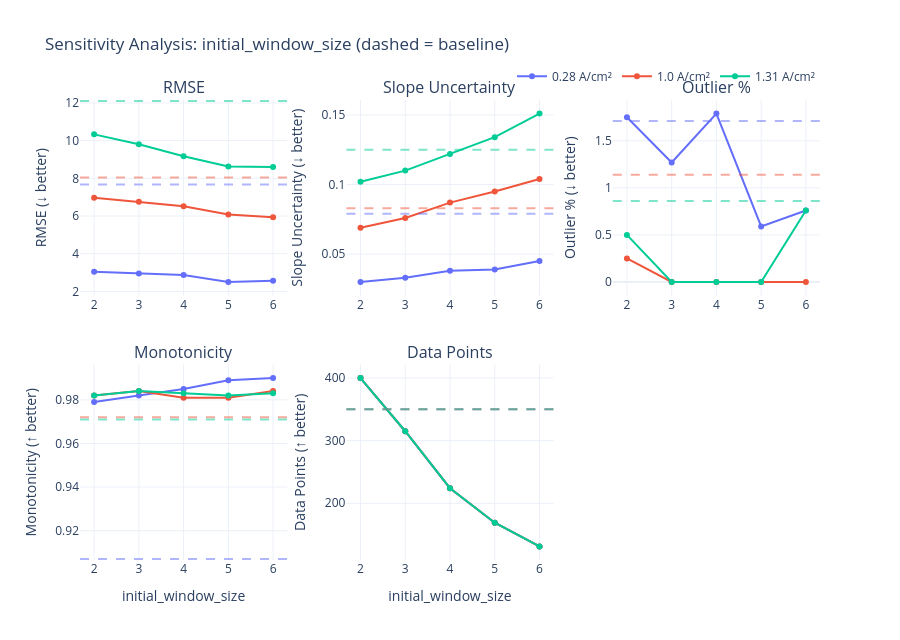
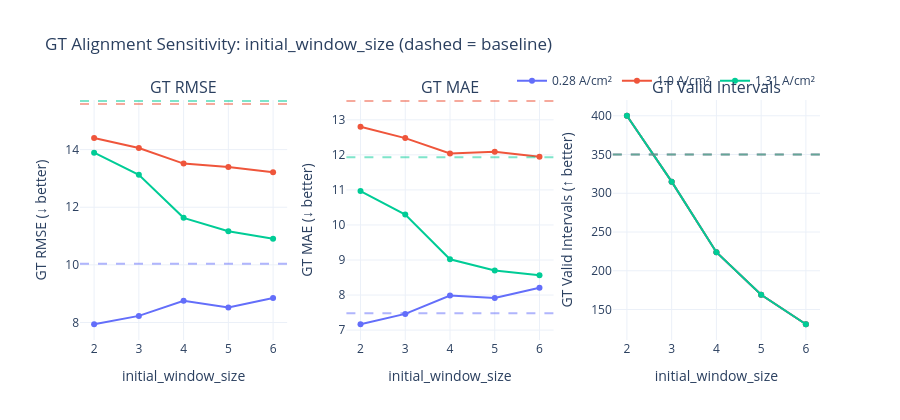

The notebook cell saved with these charts, in order:
### Code cell
# =============================================================================
# Cell 8: Plot helper + initial_window_size plots
# =============================================================================

def plot_sensitivity_results(df, param_name, baseline_metrics, title_suffix=""):
    """Plot one-parameter sensitivity results for core stability metrics."""
    metrics_to_plot = [
        ("RMSE (mV)", "RMSE", "lower"),
        ("Slope Sigma (uV/h)", "Slope Uncertainty", "lower"),
        ("Outlier (%)", "Outlier %", "lower"),
        ("Mono (Rank) [0-1]", "Monotonicity", "higher"),
        ("Data Points (n)", "Data Points", "higher"),
    ]

    fig = make_subplots(
        rows=2,
        cols=3,
        subplot_titles=[m[1] for m in metrics_to_plot] + [""],
        vertical_spacing=0.15,
        horizontal_spacing=0.08,
    )

    irefs = sorted(df["i_ref"].dropna().unique().tolist())
    color_seq = ["#636EFA", "#EF553B", "#00CC96", "#AB63FA", "#FFA15A"]
    colors = {str(i): color_seq[idx % len(color_seq)] for idx, i in enumerate(irefs)}

    for idx, (metric_col, metric_name, better) in enumerate(metrics_to_plot):
        row = idx // 3 + 1
        col = idx % 3 + 1

        for i_ref in irefs:
            df_i = df[df["i_ref"] == i_ref]
            if df_i.empty or metric_col not in df_i.columns:
                continue

            fig.add_trace(
                go.Scatter(
                    x=df_i["param_value"],
                    y=df_i[metric_col],
                    mode="lines+markers",
                    name=f"{i_ref} A/cm²",
                    line=dict(color=colors[str(i_ref)]),
                    legendgroup=str(i_ref),
                    showlegend=(idx == 0),
                ),
                row=row,
                col=col,
            )

            if i_ref in baseline_metrics and metric_col in baseline_metrics[i_ref]:
                baseline_val = baseline_metrics[i_ref][metric_col]
                fig.add_hline(
                    y=baseline_val,
                    line_dash="dash",
                    line_color=colors[str(i_ref)],
                    opacity=0.5,
                    row=row,
                    col=col,
                )

        arrow = "↑" if better == "higher" else "↓"
        fig.update_yaxes(title_text=f"{metric_name} ({arrow} better)", row=row, col=col)

    fig.update_layout(
        height=640,
        title_text=f"Sensitivity Analysis: {param_name} {title_suffix}",
        template="plotly_white",
        legend=dict(orientation="h", yanchor="bottom", y=1.02, xanchor="right", x=1),
    )

    for c in [1, 2, 3]:
        fig.update_xaxes(title_text=param_name, row=2, col=c)

    fig.show()
    return fig


def plot_gt_sensitivity(df, param_name, baseline_gt_metrics, title_suffix=""):
    """Plot GT alignment metrics across parameter values."""
    gt_metrics = [
        ("GT RMSE (mV)", "GT RMSE", "lower"),
        ("GT MAE (mV)", "GT MAE", "lower"),
        ("GT Valid Intervals", "GT Valid Intervals", "higher"),
    ]

    fig = make_subplots(
        rows=1,
        cols=3,
        subplot_titles=[m[1] for m in gt_metrics],
        horizontal_spacing=0.08,
    )

    irefs = sorted(df["i_ref"].dropna().unique().tolist())
    color_seq = ["#636EFA", "#EF553B", "#00CC96", "#AB63FA", "#FFA15A"]
    colors = {str(i): color_seq[idx % len(color_seq)] for idx, i in enumerate(irefs)}

    for idx, (metric_col, metric_name, better) in enumerate(gt_metrics):
        col = idx + 1
        for i_ref in irefs:
            df_i = df[df["i_ref"] == i_ref]
            if df_i.empty or metric_col not in df_i.columns:
                continue

            fig.add_trace(
                go.Scatter(
                    x=df_i["param_value"],
                    y=df_i[metric_col],
                    mode="lines+markers",
                    name=f"{i_ref} A/cm²",
                    line=dict(color=colors[str(i_ref)]),
                    legendgroup=f"gt_{i_ref}",
                    showlegend=(idx == 0),
                ),
                row=1,
                col=col,
            )

            if i_ref in baseline_gt_metrics and metric_col in baseline_gt_metrics[i_ref]:
                baseline_val = baseline_gt_metrics[i_ref][metric_col]
                if pd.notna(baseline_val):
                    fig.add_hline(
                        y=baseline_val,
                        line_dash="dash",
                        line_color=colors[str(i_ref)],
                        opacity=0.5,
                        row=1,
                        col=col,
                    )

        arrow = "↑" if better == "higher" else "↓"
        fig.update_yaxes(title_text=f"{metric_name} ({arrow} better)", row=1, col=col)
        fig.update_xaxes(title_text=param_name, row=1, col=col)

    fig.update_layout(
        height=420,
        title_text=f"GT Alignment Sensitivity: {param_name} {title_suffix}",
        template="plotly_white",
        legend=dict(orientation="h", yanchor="bottom", y=1.02, xanchor="right", x=1),
    )

    fig.show()
    return fig


def summarize_gt_table(df, param_name):
    """Return compact GT summary table by parameter value and i_ref."""
    cols = ["param_value", "i_ref", "GT RMSE (mV)", "GT MAE (mV)", "GT Valid Intervals"]
    cols = [c for c in cols if c in df.columns]
    out = df[cols].copy().sort_values(["i_ref", "param_value"])
    out.insert(0, "param_name", param_name)
    return out

# Core metric plot
fig_window = plot_sensitivity_results(
    results_window_size,
    "initial_window_size",
    baseline_metrics,
    "(dashed = baseline)",
)

# GT metric plot
fig_window_gt = plot_gt_sensitivity(
    results_window_size,
    "initial_window_size",
    baseline_gt_metrics,
    "(dashed = baseline)",
)

# GT comparison table
gt_table_window = summarize_gt_table(results_window_size, "initial_window_size")
display(gt_table_window.head(15))

if SAVE_PLOTS:
    fig_window.write_html(PLOTS_OUTPUT_DIR / "sensitivity_initial_window_size_core.html")
    fig_window_gt.write_html(PLOTS_OUTPUT_DIR / "sensitivity_initial_window_size_gt.html")
    print("Saved initial_window_size plots.")

### Figure 1 — Plotly figure (JSON) as saved in the notebook; plotly's stock layout.template omitted (floating-point values rounded to 4 significant figures)
{"data": [{"legendgroup": "0.28", "line": {"color": "#636EFA"}, "mode": "lines+markers", "name": "0.28 A/cm²", "showlegend": true, "type": "scatter", "x": [2, 3, 4, 5, 6], "xaxis": "x", "y": [3.049, 2.952, 2.868, 2.5, 2.562], "yaxis": "y"}, {"legendgroup": "1.0", "line": {"color": "#EF553B"}, "mode": "lines+markers", "name": "1.0 A/cm²", "showlegend": true, "type": "scatter", "x": [2, 3, 4, 5, 6], "xaxis": "x", "y": [6.964, 6.756, 6.52, 6.082, 5.938], "yaxis": "y"}, {"legendgroup": "1.31", "line": {"color": "#00CC96"}, "mode": "lines+markers", "name": "1.31 A/cm²", "showlegend": true, "type": "scatter", "x": [2, 3, 4, 5, 6], "xaxis": "x", "y": [10.33, 9.812, 9.167, 8.624, 8.6], "yaxis": "y"}, {"legendgroup": "0.28", "line": {"color": "#636EFA"}, "mode": "lines+markers", "name": "0.28 A/cm²", "showlegend": false, "type": "scatter", "x": [2, 3, 4, 5, 6], "xaxis": "x2", "y": [0.03, 0.033, 0.038, 0.039, 0.045], "yaxis": "y2"}, {"legendgroup": "1.0", "line": {"color": "#EF553B"}, "mode": "lines+markers", "name": "1.0 A/cm²", "showlegend": false, "type": "scatter", "x": [2, 3, 4, 5, 6], "xaxis": "x2", "y": [0.069, 0.076, 0.087, 0.095, 0.104], "yaxis": "y2"}, {"legendgroup": "1.31", "line": {"color": "#00CC96"}, "mode": "lines+markers", "name": "1.31 A/cm²", "showlegend": false, "type": "scatter", "x": [2, 3, 4, 5, 6], "xaxis": "x2", "y": [0.102, 0.11, 0.122, 0.134, 0.151], "yaxis": "y2"}, {"legendgroup": "0.28", "line": {"color": "#636EFA"}, "mode": "lines+markers", "name": "0.28 A/cm²", "showlegend": false, "type": "scatter", "x": [2, 3, 4, 5, 6], "xaxis": "x3", "y": [1.75, 1.27, 1.79, 0.59, 0.76], "yaxis": "y3"}, {"legendgroup": "1.0", "line": {"color": "#EF553B"}, "mode": "lines+markers", "name": "1.0 A/cm²", "showlegend": false, "type": "scatter", "x": [2, 3, 4, 5, 6], "xaxis": "x3", "y": [0.25, 0.0, 0.0, 0.0, 0.0], "yaxis": "y3"}, {"legendgroup": "1.31", "line": {"color": "#00CC96"}, "mode": "lines+markers", "name": "1.31 A/cm²", "showlegend": false, "type": "scatter", "x": [2, 3, 4, 5, 6], "xaxis": "x3", "y": [0.5, 0.0, 0.0, 0.0, 0.76], "yaxis": "y3"}, {"legendgroup": "0.28", "line": {"color": "#636EFA"}, "mode": "lines+markers", "name": "0.28 A/cm²", "showlegend": false, "type": "scatter", "x": [2, 3, 4, 5, 6], "xaxis": "x4", "y": [0.979, 0.982, 0.985, 0.989, 0.99], "yaxis": "y4"}, {"legendgroup": "1.0", "line": {"color": "#EF553B"}, "mode": "lines+markers", "name": "1.0 A/cm²", "showlegend": false, "type": "scatter", "x": [2, 3, 4, 5, 6], "xaxis": "x4", "y": [0.982, 0.984, 0.981, 0.981, 0.984], "yaxis": "y4"}, {"legendgroup": "1.31", "line": {"color": "#00CC96"}, "mode": "lines+markers", "name": "1.31 A/cm²", "showlegend": false, "type": "scatter", "x": [2, 3, 4, 5, 6], "xaxis": "x4", "y": [0.982, 0.984, 0.983, 0.982, 0.983], "yaxis": "y4"}, {"legendgroup": "0.28", "line": {"color": "#636EFA"}, "mode": "lines+markers", "name": "0.28 A/cm²", "showlegend": false, "type": "scatter", "x": [2, 3, 4, 5, 6], "xaxis": "x5", "y": [400, 315, 224, 169, 131], "yaxis": "y5"}, {"legendgroup": "1.0", "line": {"color": "#EF553B"}, "mode": "lines+markers", "name": "1.0 A/cm²", "showlegend": false, "type": "scatter", "x": [2, 3, 4, 5, 6], "xaxis": "x5", "y": [400, 315, 224, 169, 131], "yaxis": "y5"}, {"legendgroup": "1.31", "line": {"color": "#00CC96"}, "mode": "lines+markers", "name": "1.31 A/cm²", "showlegend": false, "type": "scatter", "x": [2, 3, 4, 5, 6], "xaxis": "x5", "y": [400, 315, 224, 169, 131], "yaxis": "y5"}], "layout": {"annotations": [{"font": {"size": 16}, "showarrow": false, "text": "RMSE", "x": 0.14, "xanchor": "center", "xref": "paper", "y": 1, "yanchor": "bottom", "yref": "paper"}, {"font": {"size": 16}, "showarrow": false, "text": "Slope Uncertainty", "x": 0.5, "xanchor": "center", "xref": "paper", "y": 1, "yanchor": "bottom", "yref": "paper"}, {"font": {"size": 16}, "showarrow": false, "text": "Outlier %", "x": 0.86, "xanchor": "center", "xref": "paper", "y": 1, "yanchor": "bottom", "yref": "paper"}, {"font": {"size": 16}, "showarrow": false, "text": "Monotonicity", "x": 0.14, "xanchor": "center", "xref": "paper", "y": 0.425, "yanchor": "bottom", "yref": "paper"}, {"font": {"size": 16}, "showarrow": false, "text": "Data Points", "x": 0.5, "xanchor": "center", "xref": "paper", "y": 0.425, "yanchor": "bottom", "yref": "paper"}], "height": 640, "legend": {"orientation": "h", "x": 1, "xanchor": "right", "y": 1.02, "yanchor": "bottom"}, "shapes": [{"line": {"color": "#636EFA", "dash": "dash"}, "opacity": 0.5, "type": "line", "x0": 0, "x1": 1, "xref": "x domain", "y0": 7.677, "y1": 7.677, "yref": "y"}, {"line": {"color": "#EF553B", "dash": "dash"}, "opacity": 0.5, "type": "line", "x0": 0, "x1": 1, "xref": "x domain", "y0": 8.044, "y1": 8.044, "yref": "y"}, {"line": {"color": "#00CC96", "dash": "dash"}, "opacity": 0.5, "type": "line", "x0": 0, "x1": 1, "xref": "x domain", "y0": 12.1, "y1": 12.1, "yref": "y"}, {"line": {"color": "#636EFA", "dash": "dash"}, "opacity": 0.5, "type": "line", "x0": 0, "x1": 1, "xref": "x2 domain", "y0": 0.079, "y1": 0.079, "yref": "y2"}, {"line": {"color": "#EF553B", "dash": "dash"}, "opacity": 0.5, "type": "line", "x0": 0, "x1": 1, "xref": "x2 domain", "y0": 0.083, "y1": 0.083, "yref": "y2"}, {"line": {"color": "#00CC96", "dash": "dash"}, "opacity": 0.5, "type": "line", "x0": 0, "x1": 1, "xref": "x2 domain", "y0": 0.125, "y1": 0.125, "yref": "y2"}, {"line": {"color": "#636EFA", "dash": "dash"}, "opacity": 0.5, "type": "line", "x0": 0, "x1": 1, "xref": "x3 domain", "y0": 1.71, "y1": 1.71, "yref": "y3"}, {"line": {"color": "#EF553B", "dash": "dash"}, "opacity": 0.5, "type": "line", "x0": 0, "x1": 1, "xref": "x3 domain", "y0": 1.14, "y1": 1.14, "yref": "y3"}, {"line": {"color": "#00CC96", "dash": "dash"}, "opacity": 0.5, "type": "line", "x0": 0, "x1": 1, "xref": "x3 domain", "y0": 0.86, "y1": 0.86, "yref": "y3"}, {"line": {"color": "#636EFA", "dash": "dash"}, "opacity": 0.5, "type": "line", "x0": 0, "x1": 1, "xref": "x4 domain", "y0": 0.907, "y1": 0.907, "yref": "y4"}, {"line": {"color": "#EF553B", "dash": "dash"}, "opacity": 0.5, "type": "line", "x0": 0, "x1": 1, "xref": "x4 domain", "y0": 0.972, "y1": 0.972, "yref": "y4"}, {"line": {"color": "#00CC96", "dash": "dash"}, "opacity": 0.5, "type": "line", "x0": 0, "x1": 1, "xref": "x4 domain", "y0": 0.971, "y1": 0.971, "yref": "y4"}, {"line": {"color": "#636EFA", "dash": "dash"}, "opacity": 0.5, "type": "line", "x0": 0, "x1": 1, "xref": "x5 domain", "y0": 350, "y1": 350, "yref": "y5"}, {"line": {"color": "#EF553B", "dash": "dash"}, "opacity": 0.5, "type": "line", "x0": 0, "x1": 1, "xref": "x5 domain", "y0": 350, "y1": 350, "yref": "y5"}, {"line": {"color": "#00CC96", "dash": "dash"}, "opacity": 0.5, "type": "line", "x0": 0, "x1": 1, "xref": "x5 domain", "y0": 350, "y1": 350, "yref": "y5"}], "title": {"text": "Sensitivity Analysis: initial_window_size (dashed = baseline)"}, "xaxis": {"anchor": "y", "domain": [0, 0.28]}, "xaxis2": {"anchor": "y2", "domain": [0.36, 0.64]}, "xaxis3": {"anchor": "y3", "domain": [0.72, 1]}, "xaxis4": {"anchor": "y4", "domain": [0, 0.28], "title": {"text": "initial_window_size"}}, "xaxis5": {"anchor": "y5", "domain": [0.36, 0.64], "title": {"text": "initial_window_size"}}, "xaxis6": {"anchor": "y6", "domain": [0.72, 1], "title": {"text": "initial_window_size"}}, "yaxis": {"anchor": "x", "domain": [0.575, 1], "title": {"text": "RMSE (↓ better)"}}, "yaxis2": {"anchor": "x2", "domain": [0.575, 1], "title": {"text": "Slope Uncertainty (↓ better)"}}, "yaxis3": {"anchor": "x3", "domain": [0.575, 1], "title": {"text": "Outlier % (↓ better)"}}, "yaxis4": {"anchor": "x4", "domain": [0, 0.425], "title": {"text": "Monotonicity (↑ better)"}}, "yaxis5": {"anchor": "x5", "domain": [0, 0.425], "title": {"text": "Data Points (↑ better)"}}, "yaxis6": {"anchor": "x6", "domain": [0, 0.425]}}}

### Figure 2 — Plotly figure (JSON) as saved in the notebook; plotly's stock layout.template omitted (floating-point values rounded to 4 significant figures)
{"data": [{"legendgroup": "gt_0.28", "line": {"color": "#636EFA"}, "mode": "lines+markers", "name": "0.28 A/cm²", "showlegend": true, "type": "scatter", "x": [2, 3, 4, 5, 6], "xaxis": "x", "y": [7.939, 8.229, 8.751, 8.524, 8.847], "yaxis": "y"}, {"legendgroup": "gt_1.0", "line": {"color": "#EF553B"}, "mode": "lines+markers", "name": "1.0 A/cm²", "showlegend": true, "type": "scatter", "x": [2, 3, 4, 5, 6], "xaxis": "x", "y": [14.4, 14.06, 13.52, 13.4, 13.22], "yaxis": "y"}, {"legendgroup": "gt_1.31", "line": {"color": "#00CC96"}, "mode": "lines+markers", "name": "1.31 A/cm²", "showlegend": true, "type": "scatter", "x": [2, 3, 4, 5, 6], "xaxis": "x", "y": [13.89, 13.12, 11.63, 11.16, 10.9], "yaxis": "y"}, {"legendgroup": "gt_0.28", "line": {"color": "#636EFA"}, "mode": "lines+markers", "name": "0.28 A/cm²", "showlegend": false, "type": "scatter", "x": [2, 3, 4, 5, 6], "xaxis": "x2", "y": [7.167, 7.462, 7.985, 7.914, 8.207], "yaxis": "y2"}, {"legendgroup": "gt_1.0", "line": {"color": "#EF553B"}, "mode": "lines+markers", "name": "1.0 A/cm²", "showlegend": false, "type": "scatter", "x": [2, 3, 4, 5, 6], "xaxis": "x2", "y": [12.8, 12.48, 12.04, 12.09, 11.95], "yaxis": "y2"}, {"legendgroup": "gt_1.31", "line": {"color": "#00CC96"}, "mode": "lines+markers", "name": "1.31 A/cm²", "showlegend": false, "type": "scatter", "x": [2, 3, 4, 5, 6], "xaxis": "x2", "y": [10.97, 10.3, 9.02, 8.699, 8.562], "yaxis": "y2"}, {"legendgroup": "gt_0.28", "line": {"color": "#636EFA"}, "mode": "lines+markers", "name": "0.28 A/cm²", "showlegend": false, "type": "scatter", "x": [2, 3, 4, 5, 6], "xaxis": "x3", "y": [400, 315, 224, 169, 131], "yaxis": "y3"}, {"legendgroup": "gt_1.0", "line": {"color": "#EF553B"}, "mode": "lines+markers", "name": "1.0 A/cm²", "showlegend": false, "type": "scatter", "x": [2, 3, 4, 5, 6], "xaxis": "x3", "y": [400, 315, 224, 169, 131], "yaxis": "y3"}, {"legendgroup": "gt_1.31", "line": {"color": "#00CC96"}, "mode": "lines+markers", "name": "1.31 A/cm²", "showlegend": false, "type": "scatter", "x": [2, 3, 4, 5, 6], "xaxis": "x3", "y": [400, 315, 224, 169, 131], "yaxis": "y3"}], "layout": {"annotations": [{"font": {"size": 16}, "showarrow": false, "text": "GT RMSE", "x": 0.14, "xanchor": "center", "xref": "paper", "y": 1, "yanchor": "bottom", "yref": "paper"}, {"font": {"size": 16}, "showarrow": false, "text": "GT MAE", "x": 0.5, "xanchor": "center", "xref": "paper", "y": 1, "yanchor": "bottom", "yref": "paper"}, {"font": {"size": 16}, "showarrow": false, "text": "GT Valid Intervals", "x": 0.86, "xanchor": "center", "xref": "paper", "y": 1, "yanchor": "bottom", "yref": "paper"}], "height": 420, "legend": {"orientation": "h", "x": 1, "xanchor": "right", "y": 1.02, "yanchor": "bottom"}, "shapes": [{"line": {"color": "#636EFA", "dash": "dash"}, "opacity": 0.5, "type": "line", "x0": 0, "x1": 1, "xref": "x domain", "y0": 10.04, "y1": 10.04, "yref": "y"}, {"line": {"color": "#EF553B", "dash": "dash"}, "opacity": 0.5, "type": "line", "x0": 0, "x1": 1, "xref": "x domain", "y0": 15.59, "y1": 15.59, "yref": "y"}, {"line": {"color": "#00CC96", "dash": "dash"}, "opacity": 0.5, "type": "line", "x0": 0, "x1": 1, "xref": "x domain", "y0": 15.69, "y1": 15.69, "yref": "y"}, {"line": {"color": "#636EFA", "dash": "dash"}, "opacity": 0.5, "type": "line", "x0": 0, "x1": 1, "xref": "x2 domain", "y0": 7.482, "y1": 7.482, "yref": "y2"}, {"line": {"color": "#EF553B", "dash": "dash"}, "opacity": 0.5, "type": "line", "x0": 0, "x1": 1, "xref": "x2 domain", "y0": 13.54, "y1": 13.54, "yref": "y2"}, {"line": {"color": "#00CC96", "dash": "dash"}, "opacity": 0.5, "type": "line", "x0": 0, "x1": 1, "xref": "x2 domain", "y0": 11.93, "y1": 11.93, "yref": "y2"}, {"line": {"color": "#636EFA", "dash": "dash"}, "opacity": 0.5, "type": "line", "x0": 0, "x1": 1, "xref": "x3 domain", "y0": 350, "y1": 350, "yref": "y3"}, {"line": {"color": "#EF553B", "dash": "dash"}, "opacity": 0.5, "type": "line", "x0": 0, "x1": 1, "xref": "x3 domain", "y0": 350, "y1": 350, "yref": "y3"}, {"line": {"color": "#00CC96", "dash": "dash"}, "opacity": 0.5, "type": "line", "x0": 0, "x1": 1, "xref": "x3 domain", "y0": 350, "y1": 350, "yref": "y3"}], "title": {"text": "GT Alignment Sensitivity: initial_window_size (dashed = baseline)"}, "xaxis": {"anchor": "y", "domain": [0, 0.28], "title": {"text": "initial_window_size"}}, "xaxis2": {"anchor": "y2", "domain": [0.36, 0.64], "title": {"text": "initial_window_size"}}, "xaxis3": {"anchor": "y3", "domain": [0.72, 1], "title": {"text": "initial_window_size"}}, "yaxis": {"anchor": "x", "domain": [0, 1], "title": {"text": "GT RMSE (↓ better)"}}, "yaxis2": {"anchor": "x2", "domain": [0, 1], "title": {"text": "GT MAE (↓ better)"}}, "yaxis3": {"anchor": "x3", "domain": [0, 1], "title": {"text": "GT Valid Intervals (↑ better)"}}}}
